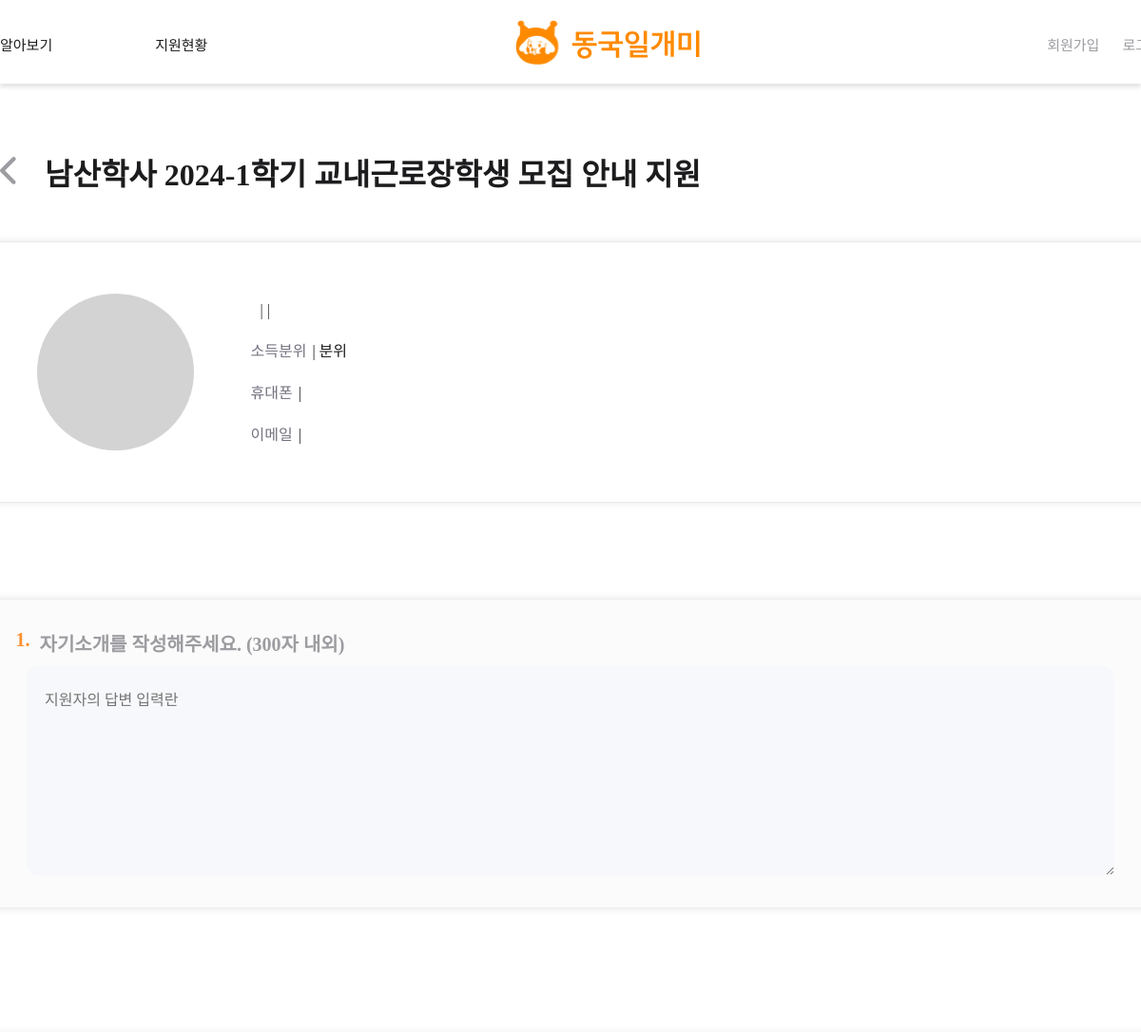
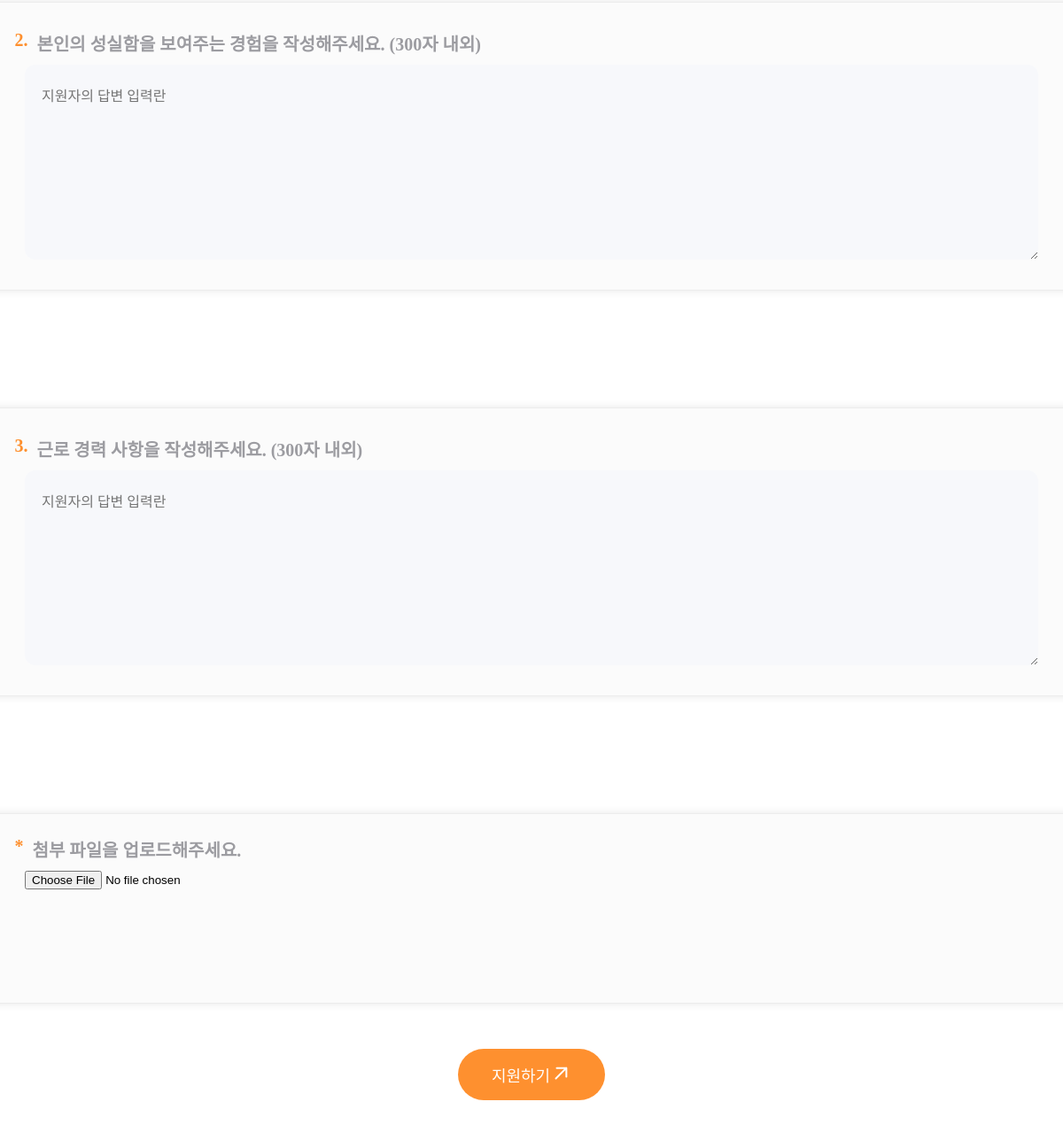
Screenshot of /apply/31 with the database file from the repository (2 pictures, top to bottom).
### main/models.py (models this page shows, shortened)
class Post(models.Model):
    writer = models.ForeignKey(User, null=False, blank=False, on_delete=models.CASCADE)
    title = models.CharField(max_length=50)
    organization = models.CharField(max_length=50, null=True)
    department = models.CharField(max_length=50, null=True)
    is_income_bracket = models.PositiveIntegerField(null=False, default=0) #boolean
    start_date = models.DateField(null=True)
    end_date = models.DateField(null=True)
    deadline = models.DateField(null=True)
    day_left = models.IntegerField(null=True)
    place = models.CharField(max_length=50, blank=False)
    time = models.TextField(null=False)
    recruitment = models.PositiveIntegerField(default=0)
    wage = models.PositiveIntegerField(null=True, default=0)
    body = models.TextField()
    file = models.ImageField(upload_to="post/", blank=True, null=True)
    pub_date = models.DateTimeField()
    scrap = models.ManyToManyField(User, related_name='scraped', blank=True, default=None)
    scrap_count = models.PositiveIntegerField(default=0)
    applicated_count = models.PositiveIntegerField(default=0)

class Question(models.Model):
    post = models.ForeignKey(Post, null=False, blank=False, on_delete=models.CASCADE)
    content = models.TextField()

### main/views.py (the view)
# urls.py: path('apply/<int:post_id>', apply, name="apply"),
def apply(request, post_id):
    questions = Question.objects.filter(post=post_id)
    post = get_object_or_404(Post, pk=post_id)
    return render(request, 'main/apply.html', {'questions':questions, 'post':post})

### main/templates/main/apply.html (shortened to what this page needs)
{% extends 'base.html' %}
{% load static %}
{% block content %}
<link
    rel="stylesheet"
    type="text/css"
    href="{% static 'css/main/apply.css'%}"
/>
<div id="applyScreen">
    <form action="{% url 'main:application-create' post.id %}" method="POST" enctype="multipart/form-data">
        <div class="backBtn">
            <a href="javascript:history.back()" class="backBtnAtag">
                <img src="{% static 'images/icons/back.svg' %}" />
            </a>
            <span id="word">{{post.organization}} {{post.title}} 지원</span>
        </div>
        <div id="applyBody" class="width">
            <div class="profileBox w100">
                <div class="profile w100">
                    <div class="img">
                    </div>
                    <div class="info">
                        <div class="infoText">
                            <span id="nameEtc">{{user.profile.birth}}  |  {{user.profile.department}}  |  {{user.profile.student_number}}</span>
                        </div>
                        <div class="infoText">
                            <span class="contentText">소득분위<span class="indextext">| {{ user.profile.income }}분위</span></span>
                        </div>
                        <div class="infoText">
                            <span class="contentText">휴대폰<span class="indextext">| {{ user.profile.phone }}</span></span>
                        </div>
                        <div class="infoText">
                            <span class="contentText">이메일<span class="indextext">| {{ user.profile.email }}</span></span>
                        </div>
                    </div>
                </div>
            </div>
            {% for question in questions %}
                <div class="questionBox w100">
                    <div class="question">
                        <div class="qTitle w100">
                            <span>{{ forloop.counter }}.</span> {{ question.content }}
                        </div>
                        <div class="inner w100">
                            <textarea name="answer{{ forloop.counter }}" class="textarea" placeholder="지원자의 답변 입력란" ></textarea>
                        </div>
                    </div>
                </div>
            {% endfor %}
            <div class="questionBox w100" id="filebox">
                <div class="question" id="file">
                    <div class="qTitle w100" >
                        <span>*</span> 첨부 파일을 업로드해주세요.
                    </div>
                    <div class="inner w100" id="fileinner">
                        <input type="file" name="file">
                    </div>
                </div>
            </div>
        </div>
        <button
            class="applyBtn"
            type="button"
            id="applyBtn"
        >
            <span>지원하기
                <svg xmlns="http://www.w3.org/2000/svg" width="24" height="24" viewBox="0 0 24 24" fill="none">
                    <path d="M6.5 17.5015L18.3647 5.63672M18.3647 5.63672H7.50011M18.3647 5.63672V15.5005" stroke="#FFFDFB" stroke-width="2" stroke-linecap="round" stroke-linejoin="round"/>
                </svg>
            </span>
        </button>
    </form>
</div>
{% endblock %}

### project/static/css/shared/topnav.css (style rules this page uses)
a { display: inline-block; white-space: nowrap; text-decoration-line: none; }
a { color: inherit; text-decoration: none; }
button { border: none; background-color: #FFF; }

### project/static/css/main/apply.css (style rules this page uses)
#applyScreen { display: flex; flex-direction: column; width: 100%; max-width: 1400px; margin-bottom: 100px; margin-top: 40px; }
form { display: flex; flex-direction: column; align-items: center; }
.backBtn { display: flex; width: 100%; justify-content: flex-start; align-items: center; gap: 30px; margin-top: 30px; margin-bottom: 50px; }
#word { color: #1C1C1E; text-align: center; font-family: "SUITE Variable"; font-size: 32px; font-style: normal; font-weight: 700; line-height: normal; }
#applyBody { display: flex; flex-direction: column; align-items: center; max-width: 1400px; gap:70px; }
.width { width: 1263px; }
.w100 { width: 100%; }
.profileBox { display: flex; justify-content: flex-start; height: 273px; flex-shrink: 0; border-radius: 12px; border: 1px solid #EBEBEB; background: #FFF; box-shadow: 0px 0px 10px 0px rgba(0, 0, 0, 0.10); }
.profile { padding: 32px 70px; display: flex; gap:60px; align-items: center; }
.img { display: flex; justify-content: center; align-items: center; width: 165px; height: 165px; border-radius:50%; background-color: #D3D3D3; overflow: hidden; }
.info { display: flex; flex-direction: column; justify-content: center; }
.infoText { display: flex; height: 44px; justify-content: flex-start; align-items: center; }
#nameEtc { color: #343030; font-family: "SUITE Variable"; font-size: 16px; font-style: normal; font-weight: 500; line-height: 45px; }
.contentText { color: #737381; font-family: "SUITE Variable"; font-size: 16px; font-style: normal; font-weight: 500; line-height: 45px; }
.indextext { color:#1C1C1E; margin-left:6px; }
.questionBox { display: flex; min-height: 324px; margin: 31px 37px; align-items: center; justify-content: center; border-radius: 12px; border: 1px solid rgba(235, 235, 235, 0.92); background: #FBFBFB; box-shadow: 0px 0px 10px 0px rgba(0, 0, 0, 0.10); }
.question { display: flex; width: 1167px; height: 262px; align-items: center; flex-direction: column; }
.qTitle { display: flex; justify-content: flex-start; margin-bottom: 10px; color: #9C9CA1; font-family: "SUITE Variable"; font-size: 20px; font-style: normal; font-weight: 700; line-height: normal; }
.qTitle span { color: #FE902F; font-family: "SUITE Variable"; font-size: 20px; font-style: normal; font-weight: 700; line-height: normal; margin-right: 10px; }
.inner { display: flex; width: 1144px; height: 220px; flex-shrink: 0; }
.textarea { padding: 13px 19px; width: 100%; border-radius: 12px; background: #F7F8FB; border: none; outline: none; color: #9C9CA1; font-family: "SUITE Variable"; font-size: 16px; font-style: normal; font-weight: 500; line-height: 45px; }
#filebox { min-height: 213px; }
#file { height: 164px; }
#fileinner { height: 96px; }
.applyBtn { display: flex; width: 166px; height: 58px; justify-content: center; align-items: center; gap: 8px; flex-shrink: 0; border-radius: 30px; background: #FE902F; border: none; outline: none; margin-top: 20px; }
.applyBtn span { display: flex; text-align: center; justify-content: center; color: #FFFDFB; text-align: center; font-family: "SUITE Variable"; font-size: 18px; font-style: normal; font-weight: 500; line-height: normal; width: 100%; }

### project/templates/base.html (style rules this page uses)
body { display: flex; flex-direction: column; min-height: 100vh; margin: 0; }

### rows the page displays
Post: organization "남산학사", title "2024-1학기 교내근로장학생 모집 안내"
Question: content "자기소개를 작성해주세요. (300자 내외)"
Question: content "본인의 성실함을 보여주는 경험을 작성해주세요. (300자 내외)"
Question: content "근로 경력 사항을 작성해주세요. (300자 내외)"
